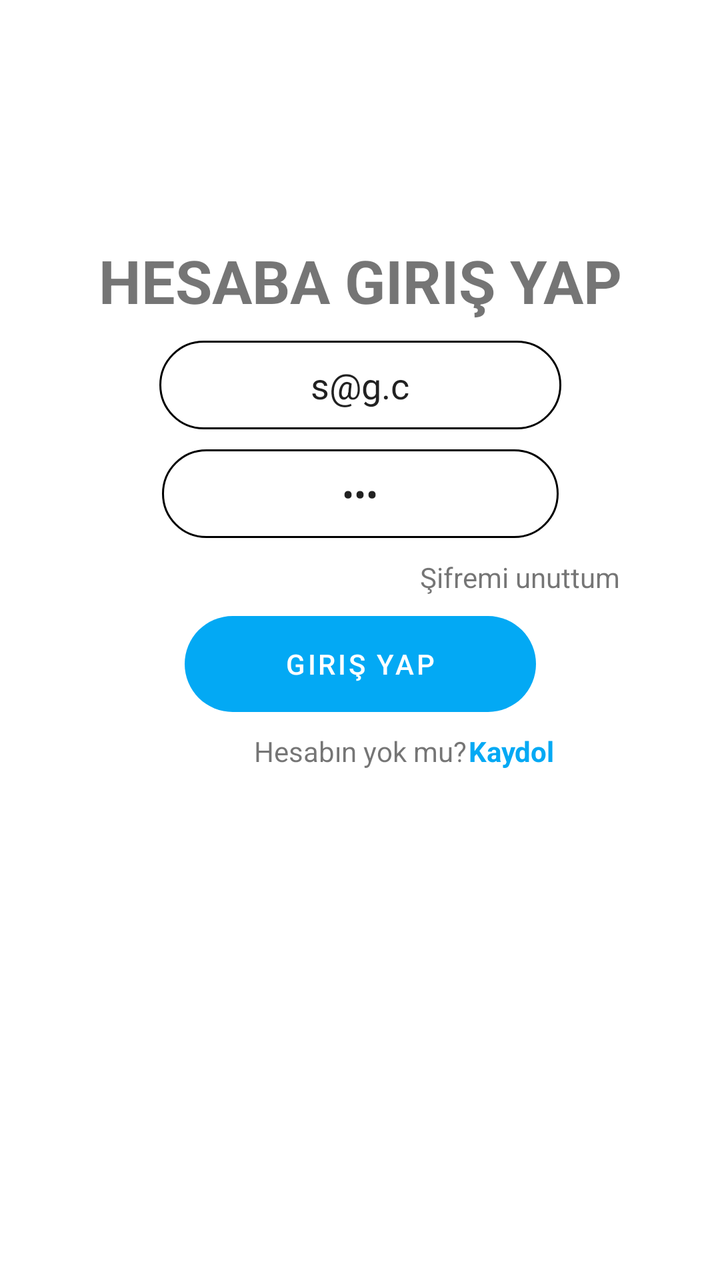
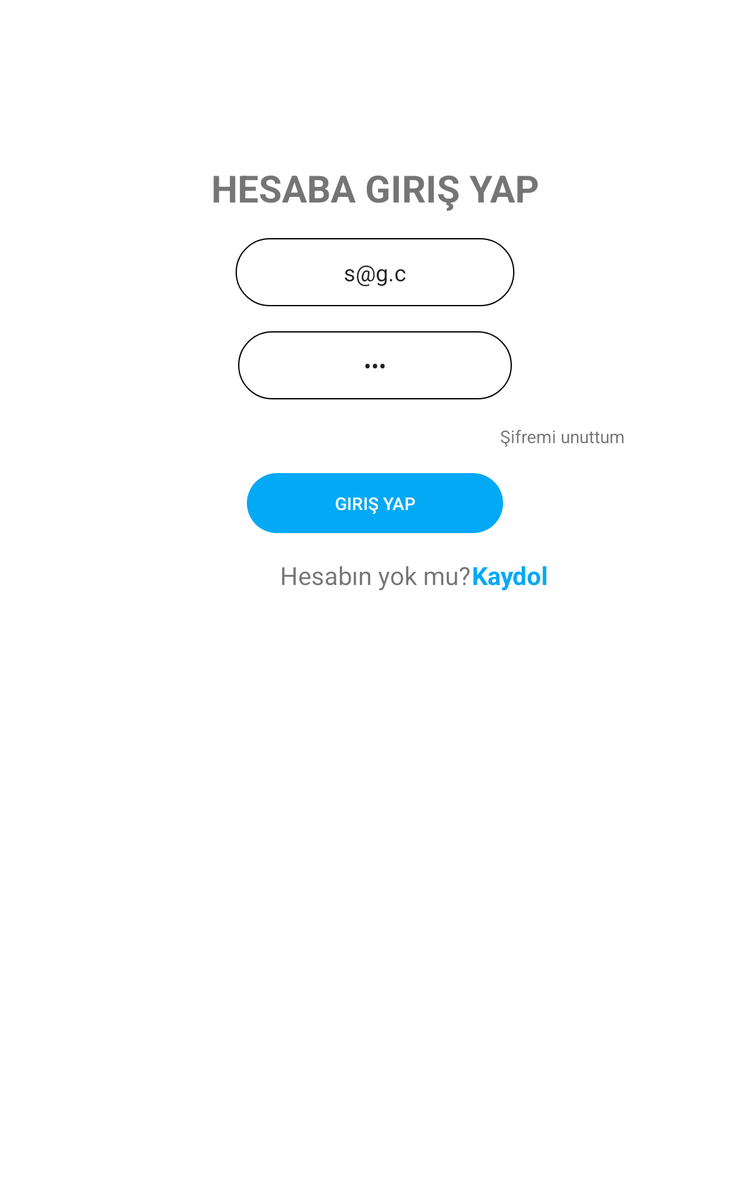

An Android layout and its configuration variant, each rendered on a device that would load it. The default file and the variant file are quoted in full after the pictures.
<!-- AndroidManifest.xml: application theme Theme.HizliGeliyoProject -->
<!-- res/layout/fragment_login.xml -->
<?xml version="1.0" encoding="utf-8"?>
<androidx.constraintlayout.widget.ConstraintLayout xmlns:android="http://schemas.android.com/apk/res/android"
    xmlns:tools="http://schemas.android.com/tools"
    android:layout_width="match_parent"
    android:layout_height="match_parent"
    xmlns:app="http://schemas.android.com/apk/res-auto"
    tools:context=".ui.fragment.LoginFragment">

    <ImageView
        android:id="@+id/login_fragment_logo"
        android:layout_width="@dimen/imageview_size_normal"
        android:layout_height="@dimen/imageview_size_normal"
        android:layout_marginTop="@dimen/top_margin_normal"
        app:layout_constraintEnd_toEndOf="parent"
        app:layout_constraintStart_toStartOf="parent"
        app:layout_constraintTop_toTopOf="parent"
        android:src="@mipmap/ic_launcher"
        tools:ignore="ContentDescription" />

    <TextView
        android:id="@+id/login_fragment_textview"
        android:layout_width="wrap_content"
        android:layout_height="wrap_content"
        android:layout_marginTop="@dimen/top_margin_normal"
        android:text="@string/hesabagirisyap"
        android:textAlignment="center"
        android:textAllCaps="true"
        android:textSize="@dimen/textsize_normal"
        android:textStyle="bold"
        app:layout_constraintEnd_toEndOf="parent"
        app:layout_constraintStart_toStartOf="parent"
        app:layout_constraintTop_toBottomOf="@id/login_fragment_logo" />

    <EditText
        android:id="@+id/login_fragment_emailaddress"
        android:layout_width="wrap_content"
        android:layout_height="wrap_content"
        android:layout_marginTop="@dimen/top_margin_normal"
        android:text="s@g.c"
        android:background="@drawable/edittext_elactical_shape"
        android:hint="@string/hintemail"
        android:inputType="textEmailAddress"
        android:textAlignment="center"
        android:paddingHorizontal="@dimen/email_edittext_padding_horizontal_normal"
        android:paddingVertical="@dimen/top_margin_normal"
        app:layout_constraintEnd_toEndOf="parent"
        app:layout_constraintStart_toStartOf="parent"
        app:layout_constraintTop_toBottomOf="@id/login_fragment_textview"
        tools:ignore="Autofill" />

    <EditText
        android:id="@+id/login_fragment_password"
        android:layout_width="wrap_content"
        android:layout_height="wrap_content"
        android:layout_marginTop="@dimen/top_margin_normal"
        android:background="@drawable/edittext_elactical_shape"
        android:hint="@string/hintpassword"
        android:text="123"
        android:textAlignment="center"
        android:paddingHorizontal="@dimen/password_edittext_padding_horizontal_normal"
        android:paddingVertical="@dimen/top_margin_normal"
        android:inputType="textPassword"
        app:layout_constraintEnd_toEndOf="parent"
        app:layout_constraintStart_toStartOf="parent"
        app:layout_constraintTop_toBottomOf="@id/login_fragment_emailaddress"
        tools:ignore="Autofill" />

    <TextView
        android:id="@+id/login_fragment_forgetpassword"
        android:layout_width="wrap_content"
        android:layout_height="wrap_content"
        android:layout_marginTop="@dimen/top_margin_normal"
        android:layout_marginEnd="@dimen/end_margin_normal"
        android:text="@string/sifremiunuttum"
        app:layout_constraintEnd_toEndOf="parent"
        app:layout_constraintTop_toBottomOf="@id/login_fragment_password" />

    <Button
        android:id="@+id/login_fragment_login_button"
        android:layout_width="wrap_content"
        android:layout_height="wrap_content"
        android:background="@drawable/button_elactical_shape"
        android:text="@string/girisyap"
        android:paddingHorizontal="@dimen/button_padding_horizontal_normal"
        android:layout_marginTop="@dimen/top_margin_normal"
        app:layout_constraintEnd_toEndOf="parent"
        app:layout_constraintStart_toStartOf="parent"
        app:layout_constraintTop_toBottomOf="@id/login_fragment_forgetpassword" />
    <TextView
        android:id="@+id/login_fragment_textview2"
        android:layout_width="wrap_content"
        android:layout_height="wrap_content"
        android:layout_marginTop="@dimen/top_margin_normal"
        android:text="@string/hesabinmiyok"
        app:layout_constraintEnd_toEndOf="parent"
        app:layout_constraintStart_toStartOf="parent"
        app:layout_constraintTop_toBottomOf="@id/login_fragment_login_button" />

    <TextView
        android:id="@+id/login_fragment_register_textview"
        android:layout_width="wrap_content"
        android:layout_height="wrap_content"
        android:layout_marginTop="10dp"
        android:text="@string/register"
        android:layout_marginStart="1dp"
        android:textColor="@color/blue"
        android:textStyle="bold"
        app:layout_constraintStart_toEndOf="@id/login_fragment_textview2"
        app:layout_constraintTop_toBottomOf="@id/login_fragment_login_button" />



</androidx.constraintlayout.widget.ConstraintLayout>
<!-- resources referenced by this layout -->
<resources>
  <color name="blue">#03A9F4</color>
  <dimen name="button_padding_horizontal_normal">50dp</dimen>
  <dimen name="email_edittext_padding_horizontal_normal">10dp</dimen>
  <dimen name="end_margin_normal">50dp</dimen>
  <dimen name="imageview_size_normal">100dp</dimen>
  <dimen name="password_edittext_padding_horizontal_normal">60dp</dimen>
  <dimen name="textsize_normal">30sp</dimen>
  <dimen name="top_margin_normal">10dp</dimen>
  <!-- drawable button_elactical_shape (drawable) -->
  <?xml version="1.0" encoding="utf-8"?>
  <shape xmlns:android="http://schemas.android.com/apk/res/android"
      android:shape="rectangle" android:padding="10dp" android:tint="@color/blue">
  
      <corners android:radius="150dp"/>
  </shape>
  <!-- drawable edittext_elactical_shape (drawable) -->
  <?xml version="1.0" encoding="utf-8"?>
  <shape xmlns:android="http://schemas.android.com/apk/res/android"
      android:shape="rectangle" >
  
      <stroke android:width="1dp"/>
  
      <corners android:radius="100dp"/>
  </shape>
  <string name="girisyap">Giriş yap</string>
  <string name="hesabagirisyap">Hesaba giriş yap</string>
  <string name="hesabinmiyok">Hesabın yok mu?</string>
  <string name="hintemail">demo@hizligeliyo.com</string>
  <string name="hintpassword">password</string>
  <string name="register">Kaydol</string>
  <string name="sifremiunuttum">Şifremi unuttum</string>
  <style name="Theme.HizliGeliyoProject" parent="Theme.MaterialComponents.DayNight.NoActionBar">
          
          <item name="colorPrimary">@color/blue</item>
          <item name="colorPrimaryVariant">@color/purple_700</item>
          <item name="colorOnPrimary">@color/white</item>
          <item name="statusBarForeground">@color/white</item>
          
          <item name="colorSecondary">@color/teal_200</item>
          <item name="colorSecondaryVariant">@color/teal_700</item>
          <item name="colorOnSecondary">@color/black</item>
          
          <item name="android:statusBarColor" tools:targetApi="l">?attr/statusBarForeground</item>
          <item name="android:windowLightStatusBar">?attr/colorOnSecondary</item>
          
      </style>
  <color name="purple_700">#FF3700B3</color>
  <color name="white">#FFFFFFFF</color>
  <color name="teal_200">#FF03DAC5</color>
  <color name="teal_700">#FF018786</color>
  <color name="black">#FF000000</color>
</resources>
<!-- res/layout-large/fragment_login.xml (the repository's variant of the layout above) -->
<!-- drawn on a 7-inch tablet held upright -->
<?xml version="1.0" encoding="utf-8"?>
<androidx.constraintlayout.widget.ConstraintLayout xmlns:android="http://schemas.android.com/apk/res/android"
    xmlns:tools="http://schemas.android.com/tools"
    android:layout_width="match_parent"
    android:layout_height="match_parent"
    xmlns:app="http://schemas.android.com/apk/res-auto"
    tools:context=".ui.fragment.LoginFragment">

    <ImageView
        android:id="@+id/login_fragment_logo"
        android:layout_width="@dimen/imageview_size_normal"
        android:layout_height="@dimen/imageview_size_normal"
        android:layout_marginTop="@dimen/top_margin_normal"
        app:layout_constraintEnd_toEndOf="parent"
        app:layout_constraintStart_toStartOf="parent"
        app:layout_constraintTop_toTopOf="parent"
        android:src="@mipmap/ic_launcher"
        tools:ignore="ContentDescription" />

    <TextView
        android:id="@+id/login_fragment_textview"
        android:layout_width="wrap_content"
        android:layout_height="wrap_content"
        android:layout_marginTop="20dp"
        android:text="@string/hesabagirisyap"
        android:textAlignment="center"
        android:textAllCaps="true"
        android:textSize="@dimen/textsize_normal"
        android:textStyle="bold"
        app:layout_constraintEnd_toEndOf="parent"
        app:layout_constraintStart_toStartOf="parent"
        app:layout_constraintTop_toBottomOf="@id/login_fragment_logo" />

    <EditText
        android:id="@+id/login_fragment_emailaddress"
        android:layout_width="wrap_content"
        android:layout_height="wrap_content"
        android:layout_marginTop="20dp"
        android:text="s@g.c"
        android:background="@drawable/edittext_elactical_shape"
        android:hint="@string/hintemail"
        android:inputType="textEmailAddress"
        android:textAlignment="center"
        android:paddingHorizontal="20dp"
        android:paddingVertical="15dp"
        app:layout_constraintEnd_toEndOf="parent"
        app:layout_constraintStart_toStartOf="parent"
        app:layout_constraintTop_toBottomOf="@id/login_fragment_textview"
        tools:ignore="Autofill" />

    <EditText
        android:id="@+id/login_fragment_password"
        android:layout_width="wrap_content"
        android:layout_height="wrap_content"
        android:layout_marginTop="20dp"
        android:background="@drawable/edittext_elactical_shape"
        android:hint="@string/hintpassword"
        android:text="123"
        android:textAlignment="center"
        android:paddingHorizontal="70dp"
        android:paddingVertical="15dp"
        android:inputType="textPassword"
        app:layout_constraintEnd_toEndOf="parent"
        app:layout_constraintStart_toStartOf="parent"
        app:layout_constraintTop_toBottomOf="@id/login_fragment_emailaddress"
        tools:ignore="Autofill" />

    <TextView
        android:id="@+id/login_fragment_forgetpassword"
        android:layout_width="wrap_content"
        android:layout_height="wrap_content"
        android:layout_marginTop="20dp"
        android:layout_marginEnd="100dp"
        android:text="@string/sifremiunuttum"
        app:layout_constraintEnd_toEndOf="parent"
        app:layout_constraintTop_toBottomOf="@id/login_fragment_password" />

    <androidx.appcompat.widget.AppCompatButton
        android:id="@+id/login_fragment_login_button"
        android:layout_width="wrap_content"
        android:layout_height="wrap_content"
        android:background="@drawable/button_elactical_shape"
        android:text="@string/girisyap"
        android:textColor="@color/white"
        android:paddingHorizontal="70dp"
        android:layout_marginTop="20dp"
        app:layout_constraintEnd_toEndOf="parent"
        app:layout_constraintStart_toStartOf="parent"
        app:layout_constraintTop_toBottomOf="@id/login_fragment_forgetpassword" />
    <TextView
        android:id="@+id/login_fragment_textview2"
        android:layout_width="wrap_content"
        android:layout_height="wrap_content"
        android:layout_marginTop="20dp"
        android:text="@string/hesabinmiyok"
        android:textSize="20sp"
        app:layout_constraintEnd_toEndOf="parent"
        app:layout_constraintStart_toStartOf="parent"
        app:layout_constraintTop_toBottomOf="@id/login_fragment_login_button" />

    <TextView
        android:id="@+id/login_fragment_register_textview"
        android:layout_width="wrap_content"
        android:layout_height="wrap_content"
        android:layout_marginTop="20dp"
        android:text="@string/register"
        android:textSize="20sp"
        android:layout_marginStart="1dp"
        android:textColor="@color/blue"
        android:textStyle="bold"
        app:layout_constraintStart_toEndOf="@id/login_fragment_textview2"
        app:layout_constraintTop_toBottomOf="@id/login_fragment_login_button" />



</androidx.constraintlayout.widget.ConstraintLayout>
<!-- resources referenced by the variant -->
<!-- as a 7-inch tablet held upright resolves them -->
<resources>
  <color name="blue">#03A9F4</color>
  <color name="white">#FFFFFFFF</color>
  <dimen name="imageview_size_normal">100dp</dimen>
  <dimen name="textsize_normal">30sp</dimen>
  <dimen name="top_margin_normal">10dp</dimen>
  <!-- drawable button_elactical_shape (drawable) -->
  <?xml version="1.0" encoding="utf-8"?>
  <shape xmlns:android="http://schemas.android.com/apk/res/android"
      android:shape="rectangle" android:padding="10dp" android:tint="@color/blue">
  
      <corners android:radius="150dp"/>
  </shape>
  <!-- drawable edittext_elactical_shape (drawable) -->
  <?xml version="1.0" encoding="utf-8"?>
  <shape xmlns:android="http://schemas.android.com/apk/res/android"
      android:shape="rectangle" >
  
      <stroke android:width="1dp"/>
  
      <corners android:radius="100dp"/>
  </shape>
  <string name="girisyap">Giriş yap</string>
  <string name="hesabagirisyap">Hesaba giriş yap</string>
  <string name="hesabinmiyok">Hesabın yok mu?</string>
  <string name="hintemail">demo@hizligeliyo.com</string>
  <string name="hintpassword">password</string>
  <string name="register">Kaydol</string>
  <string name="sifremiunuttum">Şifremi unuttum</string>
  <style name="Theme.HizliGeliyoProject" parent="Theme.MaterialComponents.DayNight.NoActionBar">
          
          <item name="colorPrimary">@color/blue</item>
          <item name="colorPrimaryVariant">@color/purple_700</item>
          <item name="colorOnPrimary">@color/white</item>
          <item name="statusBarForeground">@color/white</item>
          
          <item name="colorSecondary">@color/teal_200</item>
          <item name="colorSecondaryVariant">@color/teal_700</item>
          <item name="colorOnSecondary">@color/black</item>
          
          <item name="android:statusBarColor" tools:targetApi="l">?attr/statusBarForeground</item>
          <item name="android:windowLightStatusBar">?attr/colorOnSecondary</item>
          
      </style>
  <color name="purple_700">#FF3700B3</color>
  <color name="teal_200">#FF03DAC5</color>
  <color name="teal_700">#FF018786</color>
  <color name="black">#FF000000</color>
</resources>
